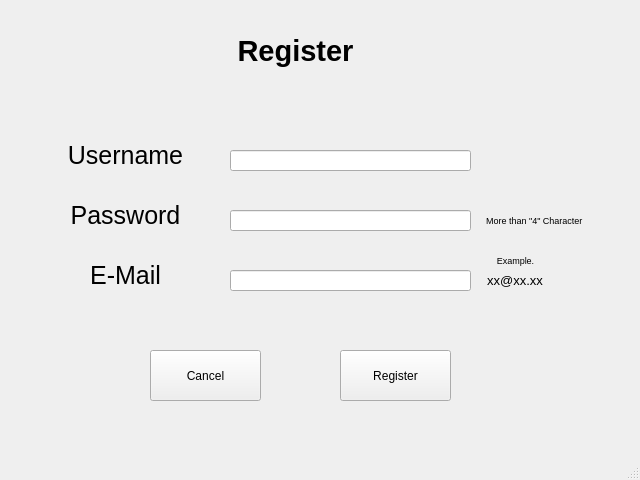
<?xml version="1.0" encoding="UTF-8"?>
<ui version="4.0">
 <class>Register</class>
 <widget class="QMainWindow" name="Register">
  <property name="geometry">
   <rect>
    <x>0</x>
    <y>0</y>
    <width>640</width>
    <height>480</height>
   </rect>
  </property>
  <property name="windowTitle">
   <string>MainWindow</string>
  </property>
  <widget class="QWidget" name="centralwidget">
   <widget class="QLineEdit" name="username">
    <property name="geometry">
     <rect>
      <x>230</x>
      <y>150</y>
      <width>241</width>
      <height>21</height>
     </rect>
    </property>
   </widget>
   <widget class="QLabel" name="label">
    <property name="geometry">
     <rect>
      <x>150</x>
      <y>20</y>
      <width>291</width>
      <height>61</height>
     </rect>
    </property>
    <property name="font">
     <font>
      <pointsize>22</pointsize>
      <weight>75</weight>
      <bold>true</bold>
     </font>
    </property>
    <property name="layoutDirection">
     <enum>Qt::LeftToRight</enum>
    </property>
    <property name="text">
     <string>Register</string>
    </property>
    <property name="alignment">
     <set>Qt::AlignCenter</set>
    </property>
   </widget>
   <widget class="QLabel" name="label_3">
    <property name="geometry">
     <rect>
      <x>60</x>
      <y>190</y>
      <width>131</width>
      <height>51</height>
     </rect>
    </property>
    <property name="font">
     <font>
      <pointsize>19</pointsize>
     </font>
    </property>
    <property name="text">
     <string>Password</string>
    </property>
    <property name="alignment">
     <set>Qt::AlignCenter</set>
    </property>
    <property name="wordWrap">
     <bool>false</bool>
    </property>
   </widget>
   <widget class="QPushButton" name="cancelBtn">
    <property name="geometry">
     <rect>
      <x>150</x>
      <y>350</y>
      <width>111</width>
      <height>51</height>
     </rect>
    </property>
    <property name="text">
     <string>Cancel</string>
    </property>
   </widget>
   <widget class="QLabel" name="label_10">
    <property name="geometry">
     <rect>
      <x>480</x>
      <y>200</y>
      <width>111</width>
      <height>40</height>
     </rect>
    </property>
    <property name="font">
     <font>
      <pointsize>7</pointsize>
     </font>
    </property>
    <property name="text">
     <string>More than &quot;4&quot; Character </string>
    </property>
    <property name="alignment">
     <set>Qt::AlignCenter</set>
    </property>
    <property name="wordWrap">
     <bool>false</bool>
    </property>
   </widget>
   <widget class="QLabel" name="label_12">
    <property name="geometry">
     <rect>
      <x>460</x>
      <y>240</y>
      <width>111</width>
      <height>40</height>
     </rect>
    </property>
    <property name="font">
     <font>
      <pointsize>7</pointsize>
     </font>
    </property>
    <property name="text">
     <string>Example.</string>
    </property>
    <property name="alignment">
     <set>Qt::AlignCenter</set>
    </property>
    <property name="wordWrap">
     <bool>false</bool>
    </property>
   </widget>
   <widget class="QLabel" name="label_11">
    <property name="geometry">
     <rect>
      <x>440</x>
      <y>260</y>
      <width>150</width>
      <height>40</height>
     </rect>
    </property>
    <property name="font">
     <font>
      <pointsize>10</pointsize>
     </font>
    </property>
    <property name="text">
     <string>xx@xx.xx</string>
    </property>
    <property name="alignment">
     <set>Qt::AlignCenter</set>
    </property>
    <property name="wordWrap">
     <bool>false</bool>
    </property>
   </widget>
   <widget class="QLineEdit" name="email">
    <property name="geometry">
     <rect>
      <x>230</x>
      <y>270</y>
      <width>241</width>
      <height>21</height>
     </rect>
    </property>
   </widget>
   <widget class="QLabel" name="label_2">
    <property name="geometry">
     <rect>
      <x>60</x>
      <y>130</y>
      <width>131</width>
      <height>51</height>
     </rect>
    </property>
    <property name="font">
     <font>
      <pointsize>19</pointsize>
     </font>
    </property>
    <property name="text">
     <string>Username</string>
    </property>
    <property name="alignment">
     <set>Qt::AlignCenter</set>
    </property>
    <property name="wordWrap">
     <bool>false</bool>
    </property>
   </widget>
   <widget class="QPushButton" name="regisBtn">
    <property name="geometry">
     <rect>
      <x>340</x>
      <y>350</y>
      <width>111</width>
      <height>51</height>
     </rect>
    </property>
    <property name="text">
     <string>Register</string>
    </property>
   </widget>
   <widget class="QLabel" name="label_4">
    <property name="geometry">
     <rect>
      <x>60</x>
      <y>250</y>
      <width>131</width>
      <height>51</height>
     </rect>
    </property>
    <property name="font">
     <font>
      <pointsize>19</pointsize>
     </font>
    </property>
    <property name="text">
     <string>E-Mail</string>
    </property>
    <property name="alignment">
     <set>Qt::AlignCenter</set>
    </property>
    <property name="wordWrap">
     <bool>false</bool>
    </property>
   </widget>
   <widget class="QLineEdit" name="password">
    <property name="geometry">
     <rect>
      <x>230</x>
      <y>210</y>
      <width>241</width>
      <height>21</height>
     </rect>
    </property>
   </widget>
  </widget>
  <widget class="QStatusBar" name="statusbar"/>
 </widget>
 <resources/>
 <connections/>
</ui>
